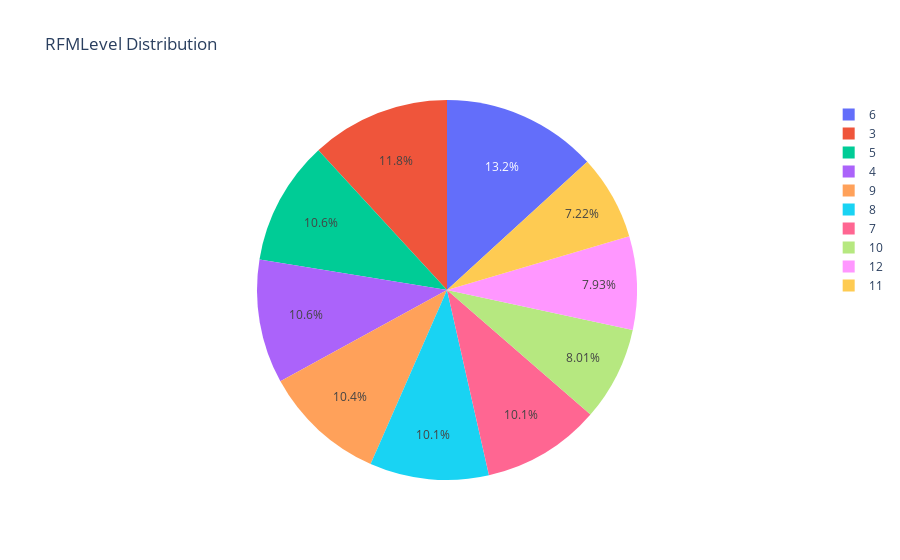

Notebook cell for this chart:
### Code cell
fig = px.pie(values = RFM['RFMLevel'].value_counts(), 
             names = (RFM["RFMLevel"].value_counts()).index, 
             title = 'RFMLevel Distribution')
fig.show()

### Figure 1 — Plotly figure (JSON) as saved in the notebook; plotly's stock layout.template omitted (floating-point values rounded to 4 significant figures)
{"data": [{"domain": {"x": [0, 1], "y": [0, 1]}, "hovertemplate": "label=%{label}<br>value=%{value}<extra></extra>", "labels": [6, 3, 5, 4, 9, 8, 7, 10, 12, 11], "legendgroup": "", "name": "", "showlegend": true, "type": "pie", "values": [518, 464, 415, 414, 409, 397, 395, 314, 311, 283]}], "layout": {"legend": {"tracegroupgap": 0}, "title": {"text": "RFMLevel Distribution"}}}
